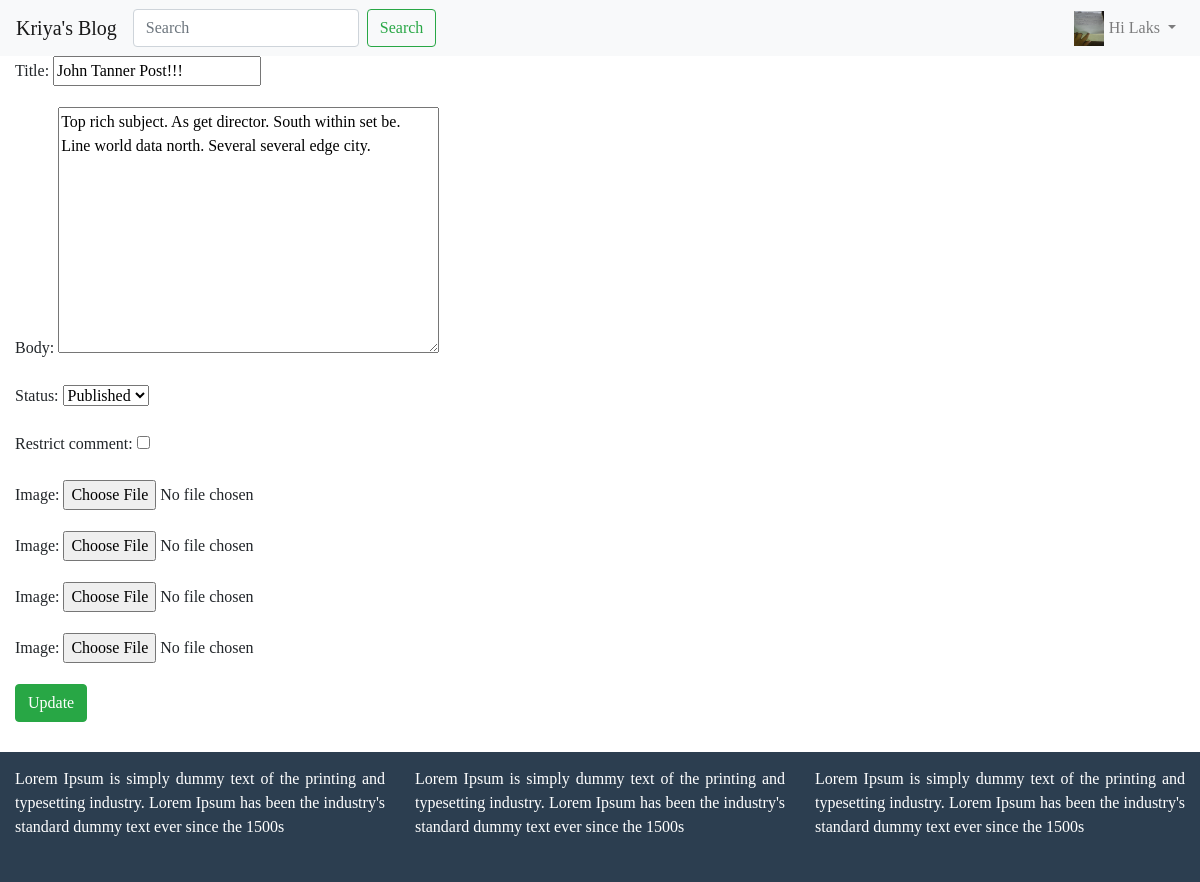
The page /blog/11/post_edit/ (signed in) on the database its author committed.
### blog/models.py (models this page shows, shortened)
class Profile(models.Model):
    user = models.OneToOneField(User, on_delete=models.CASCADE)
    dob = models.DateField(null=True, blank=True)
    photo = models.ImageField(null=True, blank=True)

class Post(models.Model):
    objects = models.Manager()
    published= PublishedManager()
    STATUS_CHOICES = (
        ('draft','Draft'),
        ('published','Published')
    )
    title = models.CharField(max_length=120)
    slug = models.SlugField(max_length=120)
    author = models.ForeignKey(User, on_delete=models.CASCADE ,related_name="blog_posts")
    body = models.TextField()
    likes = models.ManyToManyField(User, related_name='likes',blank=True)
    created = models.DateTimeField(auto_now_add=True)
    updated = models.DateTimeField(auto_now=True)
    status = models.CharField(max_length=10,choices=STATUS_CHOICES, default='draft')
    restrict_comment = models.BooleanField(default=False)
    favourite = models.ManyToManyField(User, related_name='favourite',blank=True)
    class Meta:
        ordering = ['-id']

### blog/views.py (the view)
# urls.py: url(r'^(?P<id>\d+)/post_edit/$', views.post_edit, name="post_edit"),
def post_edit(request, id):
    post = get_object_or_404(Post, id=id)
    ImageFormset = modelformset_factory(Images, fields=('image',), extra=4, max_num=4)
    if post.author != request.user:
        raise Http404()
    if request.method == "POST":
        form = PostEditForm(request.POST or None, instance=post)
        formset = ImageFormset(request.POST or None, request.FILES or None)
        if form.is_valid() and formset.is_valid():
            form.save()
            print(formset.cleaned_data)
            data = Images.objects.filter(post=post)
            for index, f in enumerate(formset):
                if f.cleaned_data:
                    if f.cleaned_data['id'] is None:
                        photo = Images(post=post, image=f.cleaned_data.get('image'))
                        photo.save()
                    elif f.cleaned_data['image'] is False:
                        photo = Images.objects.get(id=request.POST.get('form-' + str(index) + '-id'))
                        photo.delete()
                    else:
                        photo = Images(post=post, image=f.cleaned_data.get('image'))
                        d = Images.objects.get(id=data[index].id)
                        d.image = photo.image
                        d.save()
            messages.success(request, "{} has been successfully updated!".format(post.title))
            return HttpResponseRedirect(post.get_absolute_url())
    else:
        form = PostEditForm(instance=post)
        formset = ImageFormset(queryset=Images.objects.filter(post=post))
    context = {
    'form': form,
    'post': post,
    'formset': formset,
    }
    return render(request, 'blog/post_edit.html', context)

### blog/forms.py
class PostEditForm(forms.ModelForm):
    class Meta:
        model = Post
        fields = (
            'title',
            'body',
            'status',
            'restrict_comment',
        )

### templates/blog/post_edit.html (shortened to what this page needs)
{% extends 'blog/base.html' %}
{% block content %}
  <form method="post" enctype="multipart/form-data">
    {{ form.as_p }}
    {% for f in formset %}
      {{ f.as_p }}
    {% endfor %}
    <input type="submit" value="Update" class="btn btn-success">
  </form>
{% endblock %}

### templates/blog/navbar.html (shortened to what this page needs)
<nav class="navbar navbar-expand-lg navbar-light bg-light">
<a class="navbar-brand" href="{% url 'post_list' %}">Kriya's Blog</a>
<div class="collapse navbar-collapse" id="navbarSupportedContent">
  <ul class="navbar-nav mr-auto">
    <form class="form-inline my-2 my-lg-0" action='{% url 'post_list' %}'>
      <input class="form-control mr-sm-2" type="search" placeholder="Search" aria-label="Search" name='q'>
      <button class="btn btn-outline-success my-2 my-sm-0" type="submit">Search</button>
    </form>
  </ul>
  <ul class="navbar-nav">
    {% if request.user.is_authenticated %}
    <li class="nav-item dropdown">
      <a class="nav-link dropdown-toggle" href="#" id="navbarDropdown" role="button" data-toggle="dropdown" aria-haspopup="true" aria-expanded="false">
        {% if request.user.profile.photo %}
          <img src="{{ request.user.profile.photo.url }}" alt="" class="navbar-img">
        {% else %}
          <img src="/media/default-avatar.png" alt="" class="navbar-img">
        {% endif %}
        <span>Hi {{ request.user|capfirst }}</span>
      </a>
    </li>
    {% else %}
    <li class="nav-item">
      <a href="{% url 'user_login' %}" class="nav-link">Login</a>
    </li>
    {% endif %}
  </ul>
</div>
</nav>

### static/blog/style.css (style rules this page uses)
html { position: relative; min-height: 100%; }
body { font-family: 'Lucida Casaul', 'Comic Sans MS'; margin-bottom: 160px; }
.navbar-img { width: 30px; height: 35px; float: left; background-size: auto 100%; margin-top: -5px; margin-right: 5px; }

### rows shown on the page
Post: title "John Tanner Post!!!", body "Top rich subject. As get director. South within set be. Line world data north. Several several edge city.", status "Published"

### other values the page prints
{{ request.user|capfirst }} "Laks"
